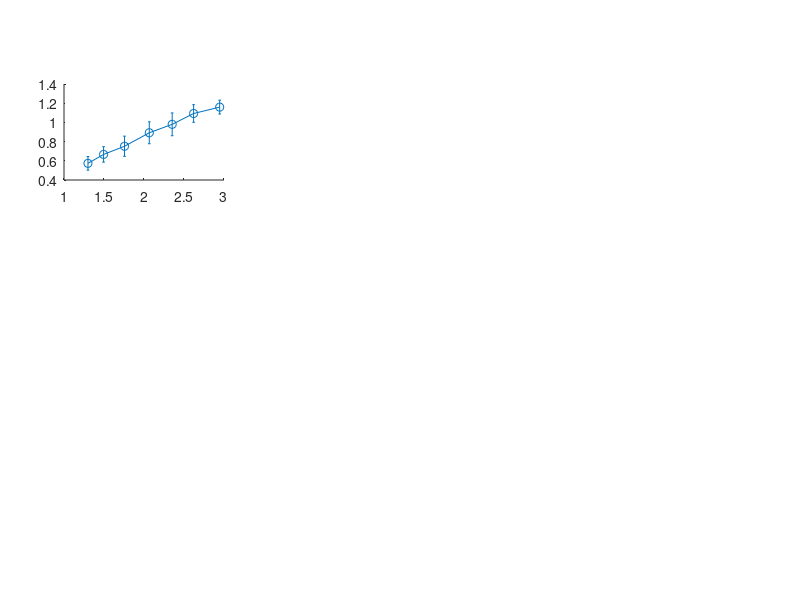

Write MATLAB code to recreate this figure. (Note: this script raises an error after producing the figure.)

load data_figureS4_parameter_sensitive.mat

colorcode=[0,0.4470,0.7410;0.8500,0.3250,0.0980;0.9290,0.6940,0.1250;0.4940,0.1840,0.5560;0.4660,0.6740,0.1880;0.3010,0.7450, 0.9330;0.6350 0.0780,0.1840;0.7176,0.2745,1.0000];

pos1 =   [0.08 0.7 0.2 0.16];
pos2 =   [0.08 0.48 0.2 0.16];

pos3 =   [0.3 0.7 0.2 0.16];
pos4 =   [0.3 0.48 0.2 0.16];

pos5 =   [0.52 0.7 0.2 0.16];
pos6 =   [0.52 0.48 0.2 0.16];

pos7 =   [0.74 0.7 0.2 0.16];
pos8 =   [0.74 0.48 0.2 0.16];

figure;

FS=11;
TextSize=11;
legnedpos = [0.28 0.54 0.02 0.02];
MS = 4;
LW = 1;

subplot('position',pos1);
errorbar(KM_N0_theta_mean_N500_m2{1},SizeBubble_theta_T25000_N500_m2{1},std_SizeBubble_theta_T25000_N500_m2{1},'-o','color',colorcode(1,:),'MarkerSize',MS,'LineWidth',LW);hold on;grid on
errorbar(KM_N0_theta_mean_N500_m2{2},SizeBubble_theta_T25000_N500_m2{2},std_SizeBubble_theta_T25000_N500_m2{2},'-d','color',colorcode(2,:),'MarkerSize',MS,'LineWidth',LW);hold on;grid on
errorbar(KM_N0_kappa_mean_N500_m2{1},SizeBubble_kappa_T25000_N500_m2{1},std_SizeBubble_kappa_T25000_N500_m2{1},'-p','color',colorcode(3,:),'MarkerSize',MS,'LineWidth',LW);hold on;grid on
errorbar(KM_N0_kappa_mean_N500_m2{2},SizeBubble_kappa_T25000_N500_m2{2},std_SizeBubble_kappa_T25000_N500_m2{2},'-^','color',colorcode(4,:),'MarkerSize',MS,'LineWidth',LW);hold on;grid on
errorbar(KM_N0_kappa_mean_N500_m2{3},SizeBubble_kappa_T25000_N500_m2{3},std_SizeBubble_kappa_T25000_N500_m2{3},'-*','color',colorcode(5,:),'MarkerSize',MS,'LineWidth',LW);hold on;grid on
errorbar(KM_N0_kappa_mean_N500_m2{4},SizeBubble_kappa_T25000_N500_m2{4},std_SizeBubble_kappa_T25000_N500_m2{4},'-h','color',colorcode(6,:),'MarkerSize',MS,'LineWidth',LW);hold on;grid on
errorbar(KM_N0_kappa_mean_N500_m2{5},SizeBubble_kappa_T25000_N500_m2{5},std_SizeBubble_kappa_T25000_N500_m2{5},'-+','color',colorcode(7,:),'MarkerSize',MS,'LineWidth',LW);hold on;grid on
errorbar(KM_N0_kappa_mean_N500_m2{6},SizeBubble_kappa_T25000_N500_m2{6},std_SizeBubble_kappa_T25000_N500_m2{6},'-x','color',colorcode(8,:),'MarkerSize',MS,'LineWidth',LW);hold on;grid on
xlabel('$\mathcal{K}(\mathbf{M})$','Interpreter','Latex')
title('$N=500, m=2, p^{\pm}=0.05$','Interpreter','Latex')
ylabel('Bubble Size');
ylim([0 1.6]);
xlim([1  3]);
set(gca,'FontSize',TextSize,'fontname','Times New Roman');
yticks([0 0.4 0.8 1.2 1.6]);
yticklabels({'0' '0.4' '0.8' '1.2' '1.6'});

subplot('position',pos2)
errorbar(omegaM_N0_theta_mean_N500_m2{1},bubble_steepness_theta_T25000_N500_m2{1},std_bubble_steepness_theta_T25000_N500_m2{1},'-o','color',colorcode(1,:),'linewidth',1,'Markersize',MS); grid on; hold on
errorbar(omegaM_N0_theta_mean_N500_m2{2},bubble_steepness_theta_T25000_N500_m2{2},std_bubble_steepness_theta_T25000_N500_m2{2},'-d','color',colorcode(2,:),'linewidth',1,'Markersize',MS); grid on; hold on
errorbar(omegaM_kappa_N500_m2{1},bubble_steepness_kappa_T25000_N500_m2{1},std_SizeBubble_kappa_T25000_N500_m2{1},'-p','color',colorcode(3,:),'linewidth',1,'Markersize',MS); grid on; hold on
errorbar(omegaM_kappa_N500_m2{2},bubble_steepness_kappa_T25000_N500_m2{2},std_SizeBubble_kappa_T25000_N500_m2{2},'-^','color',colorcode(4,:),'linewidth',1,'Markersize',MS); grid on; hold on
errorbar(omegaM_kappa_N500_m2{3},bubble_steepness_kappa_T25000_N500_m2{3},std_SizeBubble_kappa_T25000_N500_m2{3},'-*','color',colorcode(5,:),'linewidth',1,'Markersize',MS); grid on; hold on
errorbar(omegaM_kappa_N500_m2{4},bubble_steepness_kappa_T25000_N500_m2{4},std_SizeBubble_kappa_T25000_N500_m2{4},'-h','color',colorcode(6,:),'linewidth',1,'Markersize',MS); grid on; hold on
errorbar(omegaM_kappa_N500_m2{5},bubble_steepness_kappa_T25000_N500_m2{5},std_SizeBubble_kappa_T25000_N500_m2{5},'-+','color',colorcode(7,:),'linewidth',1,'Markersize',MS); grid on; hold on
errorbar(omegaM_kappa_N500_m2{6},bubble_steepness_kappa_T25000_N500_m2{6},std_SizeBubble_kappa_T25000_N500_m2{6},'-x','color',colorcode(8,:),'linewidth',1,'Markersize',MS); grid on; hold on
xlabel('$\omega{(\mathbf{M})}$','Interpreter','Latex')
set(gca,'FontSize',TextSize,'fontname','Times New Roman');
ylabel('Bubble Steepness');
ylim([0 1.6]);
set(gca,'FontSize',TextSize,'fontname','Times New Roman');
xlim([0 0.12]);
yticks([0 0.4 0.8 1.2 1.6]);
yticklabels({'0' '0.4' '0.8' '1.2' '1.6'});
xticks([0 0.03 0.06 0.09 0.12]);
xticklabels({'0' '0.03' '0.06' '0.09' '0.12'});

legend('$N_0=1, \kappa=0.98, \theta$','$N_0=5, \kappa=0.98, \theta$',...
       '$N_0=1, \theta=0, \kappa$','$N_0=5, \theta=0, \kappa$',...
       '$N_0=1, \theta=0.5, \kappa$','$N_0=5, \theta=0.5, \kappa$',...
       '$N_0=1, \theta=1, \kappa$','$N_0=5, \theta=1, \kappa$',...
       'Interpreter','Latex','location',[0.49 0.38 0.04 0.04],'NumColumns',4,'FontSize',10);

   
subplot('position',pos3);
errorbar(KM_N0_theta_mean_N1500_m2{1},SizeBubble_theta_T25000_N1500_m2{1},std_SizeBubble_theta_T25000_N1500_m2{1},'-o','color',colorcode(1,:),'MarkerSize',MS,'LineWidth',LW);hold on;grid on
errorbar(KM_N0_theta_mean_N1500_m2{2},SizeBubble_theta_T25000_N1500_m2{2},std_SizeBubble_theta_T25000_N1500_m2{2},'-d','color',colorcode(2,:),'MarkerSize',MS,'LineWidth',LW);hold on;grid on
errorbar(KM_N0_kappa_mean_N1500_m2{1},SizeBubble_kappa_T25000_N1500_m2{1},std_SizeBubble_kappa_T25000_N1500_m2{1},'-p','color',colorcode(3,:),'MarkerSize',MS,'LineWidth',LW);hold on;grid on
errorbar(KM_N0_kappa_mean_N1500_m2{2},SizeBubble_kappa_T25000_N1500_m2{2},std_SizeBubble_kappa_T25000_N1500_m2{2},'-^','color',colorcode(4,:),'MarkerSize',MS,'LineWidth',LW);hold on;grid on
errorbar(KM_N0_kappa_mean_N1500_m2{3},SizeBubble_kappa_T25000_N1500_m2{3},std_SizeBubble_kappa_T25000_N1500_m2{3},'-*','color',colorcode(5,:),'MarkerSize',MS,'LineWidth',LW);hold on;grid on
errorbar(KM_N0_kappa_mean_N1500_m2{4},SizeBubble_kappa_T25000_N1500_m2{4},std_SizeBubble_kappa_T25000_N1500_m2{4},'-h','color',colorcode(6,:),'MarkerSize',MS,'LineWidth',LW);hold on;grid on
errorbar(KM_N0_kappa_mean_N1500_m2{5},SizeBubble_kappa_T25000_N1500_m2{5},std_SizeBubble_kappa_T25000_N1500_m2{5},'-+','color',colorcode(7,:),'MarkerSize',MS,'LineWidth',LW);hold on;grid on
errorbar(KM_N0_kappa_mean_N1500_m2{6},SizeBubble_kappa_T25000_N1500_m2{6},std_SizeBubble_kappa_T25000_N1500_m2{6},'-x','color',colorcode(8,:),'MarkerSize',MS,'LineWidth',LW);hold on;grid on
xlabel('$\mathcal{K}(\mathbf{M})$','Interpreter','Latex')
title('$N=1500, m=2, p^{\pm}=0.05$','Interpreter','Latex')
ylim([0.2 1.2]);
%xlim([0.75 2.75]);
set(gca,'FontSize',TextSize,'fontname','Times New Roman');
set(gca,'yticklabel',[]);
xlim([1 5]);
ylim([0 1.6]);
yticks([0 0.4 0.8 1.2 1.6]);
yticklabels({'' '' '' '' ''});


subplot('position',pos4)
errorbar(omegaM_theta_N1500_m2{1},bubble_steepness_theta_T25000_N1500_m2{1},std_bubble_steepness_theta_T25000_N1500_m2{1},'-o','color',colorcode(1,:),'linewidth',1,'Markersize',MS); grid on; hold on
errorbar(omegaM_theta_N1500_m2{2},bubble_steepness_theta_T25000_N1500_m2{2},std_bubble_steepness_theta_T25000_N1500_m2{2},'-d','color',colorcode(2,:),'linewidth',1,'Markersize',MS); grid on; hold on
errorbar(omegaM_kappa_N1500_m2{1},bubble_steepness_kappa_T25000_N1500_m2{1},std_SizeBubble_kappa_T25000_N1500_m2{1},'-p','color',colorcode(3,:),'linewidth',1,'Markersize',MS); grid on; hold on
errorbar(omegaM_kappa_N1500_m2{2},bubble_steepness_kappa_T25000_N1500_m2{2},std_SizeBubble_kappa_T25000_N1500_m2{2},'-^','color',colorcode(4,:),'linewidth',1,'Markersize',MS); grid on; hold on
errorbar(omegaM_kappa_N1500_m2{3},bubble_steepness_kappa_T25000_N1500_m2{3},std_SizeBubble_kappa_T25000_N1500_m2{3},'-*','color',colorcode(5,:),'linewidth',1,'Markersize',MS); grid on; hold on
errorbar(omegaM_kappa_N1500_m2{4},bubble_steepness_kappa_T25000_N1500_m2{4},std_SizeBubble_kappa_T25000_N1500_m2{4},'-h','color',colorcode(6,:),'linewidth',1,'Markersize',MS); grid on; hold on
errorbar(omegaM_kappa_N1500_m2{5},bubble_steepness_kappa_T25000_N1500_m2{5},std_SizeBubble_kappa_T25000_N1500_m2{5},'-+','color',colorcode(7,:),'linewidth',1,'Markersize',MS); grid on; hold on
errorbar(omegaM_kappa_N1500_m2{6},bubble_steepness_kappa_T25000_N1500_m2{6},std_SizeBubble_kappa_T25000_N1500_m2{6},'-x','color',colorcode(8,:),'linewidth',1,'Markersize',MS); grid on; hold on
xlabel('$\omega{(\mathbf{M})}$','Interpreter','Latex')
set(gca,'FontSize',TextSize,'fontname','Times New Roman');

set(gca,'FontSize',TextSize,'fontname','Times New Roman');
%xlim([0 0.08]);
set(gca,'yticklabel',[]);

xlim([0 0.16]);
yticks([0 0.4 0.8 1.2 1.6]);
yticklabels({'' '' '' '' ''});
xlim([0 0.16]);
xticks([0 0.04 0.08 0.12 0.16]);
xticklabels({'0' '0.04' '0.08' '0.12' '0.16'});

subplot('position',pos5);
errorbar(KM_N0_theta_mean_N1000_m4{1},SizeBubble_theta_T25000_N1000_m4{1},std_SizeBubble_theta_T25000_N1000_m4{1},'-o','color',colorcode(1,:),'MarkerSize',MS,'LineWidth',LW);hold on;grid on
errorbar(KM_N0_theta_mean_N1000_m4{2},SizeBubble_theta_T25000_N1000_m4{2},std_SizeBubble_theta_T25000_N1000_m4{2},'-d','color',colorcode(2,:),'MarkerSize',MS,'LineWidth',LW);hold on;grid on
errorbar(KM_N0_kappa_mean_N1000_m4{1},SizeBubble_kappa_T25000_N1000_m4{1},std_SizeBubble_kappa_T25000_N1000_m4{1},'-p','color',colorcode(3,:),'MarkerSize',MS,'LineWidth',LW);hold on;grid on
errorbar(KM_N0_kappa_mean_N1000_m4{2},SizeBubble_kappa_T25000_N1000_m4{2},std_SizeBubble_kappa_T25000_N1000_m4{2},'-^','color',colorcode(4,:),'MarkerSize',MS,'LineWidth',LW);hold on;grid on
errorbar(KM_N0_kappa_mean_N1000_m4{3},SizeBubble_kappa_T25000_N1000_m4{3},std_SizeBubble_kappa_T25000_N1000_m4{3},'-*','color',colorcode(5,:),'MarkerSize',MS,'LineWidth',LW);hold on;grid on
errorbar(KM_N0_kappa_mean_N1000_m4{4},SizeBubble_kappa_T25000_N1000_m4{4},std_SizeBubble_kappa_T25000_N1000_m4{4},'-h','color',colorcode(6,:),'MarkerSize',MS,'LineWidth',LW);hold on;grid on
errorbar(KM_N0_kappa_mean_N1000_m4{5},SizeBubble_kappa_T25000_N1000_m4{5},std_SizeBubble_kappa_T25000_N1000_m4{5},'-+','color',colorcode(7,:),'MarkerSize',MS,'LineWidth',LW);hold on;grid on
errorbar(KM_N0_kappa_mean_N1000_m4{6},SizeBubble_kappa_T25000_N1000_m4{6},std_SizeBubble_kappa_T25000_N1000_m4{6},'-x','color',colorcode(8,:),'MarkerSize',MS,'LineWidth',LW);hold on;grid on
xlabel('$\mathcal{K}(\mathbf{M})$','Interpreter','Latex')

set(gca,'FontSize',TextSize,'fontname','Times New Roman');
xlim([1 4]);
title('$N=1000, m=4, p^{\pm}=0.05$','Interpreter','Latex')
set(gca,'yticklabel',[]);
ylim([0 1.6]);
yticks([0 0.4 0.8 1.2 1.6]);
yticklabels({'' '' '' '' ''});


subplot('position',pos6)
errorbar(omegaM_theta_N1000_m4{1},bubble_steepness_theta_T25000_N1000_m4{1},std_bubble_steepness_theta_T25000_N1000_m4{1},'-o','color',colorcode(1,:),'linewidth',1,'Markersize',MS); grid on; hold on
errorbar(omegaM_theta_N1000_m4{2},bubble_steepness_theta_T25000_N1000_m4{2},std_bubble_steepness_theta_T25000_N1000_m4{2},'-d','color',colorcode(2,:),'linewidth',1,'Markersize',MS); grid on; hold on
errorbar(omegaM_kappa_N1000_m4{1},bubble_steepness_kappa_T25000_N1000_m4{1},std_SizeBubble_kappa_T25000_N1000_m4{1},'-p','color',colorcode(3,:),'linewidth',1,'Markersize',MS); grid on; hold on
errorbar(omegaM_kappa_N1000_m4{2},bubble_steepness_kappa_T25000_N1000_m4{2},std_SizeBubble_kappa_T25000_N1000_m4{2},'-^','color',colorcode(4,:),'linewidth',1,'Markersize',MS); grid on; hold on
errorbar(omegaM_kappa_N1000_m4{3},bubble_steepness_kappa_T25000_N1000_m4{3},std_SizeBubble_kappa_T25000_N1000_m4{3},'-*','color',colorcode(5,:),'linewidth',1,'Markersize',MS); grid on; hold on
errorbar(omegaM_kappa_N1000_m4{4},bubble_steepness_kappa_T25000_N1000_m4{4},std_SizeBubble_kappa_T25000_N1000_m4{4},'-h','color',colorcode(6,:),'linewidth',1,'Markersize',MS); grid on; hold on
errorbar(omegaM_kappa_N1000_m4{5},bubble_steepness_kappa_T25000_N1000_m4{5},std_SizeBubble_kappa_T25000_N1000_m4{5},'-+','color',colorcode(7,:),'linewidth',1,'Markersize',MS); grid on; hold on
errorbar(omegaM_kappa_N1000_m4{6},bubble_steepness_kappa_T25000_N1000_m4{6},std_SizeBubble_kappa_T25000_N1000_m4{6},'-x','color',colorcode(8,:),'linewidth',1,'Markersize',MS); grid on; hold on
xlabel('$\omega{(\mathbf{M})}$','Interpreter','Latex')
%ylim([0.2 1.4])
set(gca,'FontSize',TextSize,'fontname','Times New Roman');
ylim([0 1.6]);
xlim([0 0.12]);
set(gca,'yticklabel',[]);
yticks([0 0.4 0.8 1.2 1.6]);
yticklabels({'' '' '' '' ''});
xticks([0 0.03 0.06 0.09 0.12]);
xticklabels({'0' '0.03' '0.06' '0.09' '0.12'});


subplot('position',pos7);
errorbar(KM_N0_theta_mean_N1000_m2_ppm008{1},SizeBubble_theta_T25000_N1000_m2_ppm008{1},std_SizeBubble_theta_T25000_N1000_m2_ppm008{1},'-o','color',colorcode(1,:),'MarkerSize',MS,'LineWidth',LW);hold on;grid on
errorbar(KM_N0_theta_mean_N1000_m2_ppm008{2},SizeBubble_theta_T25000_N1000_m2_ppm008{2},std_SizeBubble_theta_T25000_N1000_m2_ppm008{2},'-d','color',colorcode(2,:),'MarkerSize',MS,'LineWidth',LW);hold on;grid on
errorbar(KM_N0_kappa_mean_N1000_m2_ppm008{1},SizeBubble_kappa_T25000_N1000_m2_ppm008{1},std_SizeBubble_kappa_T25000_N1000_m2_ppm008{1},'-p','color',colorcode(3,:),'MarkerSize',MS,'LineWidth',LW);hold on;grid on
errorbar(KM_N0_kappa_mean_N1000_m2_ppm008{2},SizeBubble_kappa_T25000_N1000_m2_ppm008{2},std_SizeBubble_kappa_T25000_N1000_m2_ppm008{2},'-^','color',colorcode(4,:),'MarkerSize',MS,'LineWidth',LW);hold on;grid on
errorbar(KM_N0_kappa_mean_N1000_m2_ppm008{3},SizeBubble_kappa_T25000_N1000_m2_ppm008{3},std_SizeBubble_kappa_T25000_N1000_m2_ppm008{3},'-*','color',colorcode(5,:),'MarkerSize',MS,'LineWidth',LW);hold on;grid on
errorbar(KM_N0_kappa_mean_N1000_m2_ppm008{4},SizeBubble_kappa_T25000_N1000_m2_ppm008{4},std_SizeBubble_kappa_T25000_N1000_m2_ppm008{4},'-h','color',colorcode(6,:),'MarkerSize',MS,'LineWidth',LW);hold on;grid on
errorbar(KM_N0_kappa_mean_N1000_m2_ppm008{5},SizeBubble_kappa_T25000_N1000_m2_ppm008{5},std_SizeBubble_kappa_T25000_N1000_m2_ppm008{5},'-+','color',colorcode(7,:),'MarkerSize',MS,'LineWidth',LW);hold on;grid on
errorbar(KM_N0_kappa_mean_N1000_m2_ppm008{6},SizeBubble_kappa_T25000_N1000_m2_ppm008{6},std_SizeBubble_kappa_T25000_N1000_m2_ppm008{6},'-x','color',colorcode(8,:),'MarkerSize',MS,'LineWidth',LW);hold on;grid on
xlabel('$\mathcal{K}(\mathbf{M})$','Interpreter','Latex')
title('$N=1000, m=2, p^{\pm}=0.08$','Interpreter','Latex')

xlim([1 4]);
set(gca,'FontSize',TextSize,'fontname','Times New Roman');
set(gca,'yticklabel',[]);
ylim([0 1.6]);
yticks([0 0.4 0.8 1.2 1.6]);
yticklabels({'' '' '' '' ''});


subplot('position',pos8)
errorbar(omegaM_N0_theta_mean_N1000_m2_ppm008{1},bubble_steepness_theta_T25000_N1000_m2_ppm008{1},std_bubble_steepness_theta_T25000_N1000_m2_ppm008{1},'-o','color',colorcode(1,:),'linewidth',1,'Markersize',MS); grid on; hold on
errorbar(omegaM_N0_theta_mean_N1000_m2_ppm008{2},bubble_steepness_theta_T25000_N1000_m2_ppm008{2},std_bubble_steepness_theta_T25000_N1000_m2_ppm008{2},'-d','color',colorcode(2,:),'linewidth',1,'Markersize',MS); grid on; hold on
errorbar(omegaM_N0_kappa_mean_N1000_m2_ppm008{1},bubble_steepness_kappa_T25000_N1000_m2_ppm008{1},std_SizeBubble_kappa_T25000_N1000_m2_ppm008{1},'-p','color',colorcode(3,:),'linewidth',1,'Markersize',MS); grid on; hold on
errorbar(omegaM_N0_kappa_mean_N1000_m2_ppm008{2},bubble_steepness_kappa_T25000_N1000_m2_ppm008{2},std_SizeBubble_kappa_T25000_N1000_m2_ppm008{2},'-^','color',colorcode(4,:),'linewidth',1,'Markersize',MS); grid on; hold on
errorbar(omegaM_N0_kappa_mean_N1000_m2_ppm008{3},bubble_steepness_kappa_T25000_N1000_m2_ppm008{3},std_SizeBubble_kappa_T25000_N1000_m2_ppm008{3},'-*','color',colorcode(5,:),'linewidth',1,'Markersize',MS); grid on; hold on
errorbar(omegaM_N0_kappa_mean_N1000_m2_ppm008{4},bubble_steepness_kappa_T25000_N1000_m2_ppm008{4},std_SizeBubble_kappa_T25000_N1000_m2_ppm008{4},'-h','color',colorcode(6,:),'linewidth',1,'Markersize',MS); grid on; hold on
errorbar(omegaM_N0_kappa_mean_N1000_m2_ppm008{5},bubble_steepness_kappa_T25000_N1000_m2_ppm008{5},std_SizeBubble_kappa_T25000_N1000_m2_ppm008{5},'-+','color',colorcode(7,:),'linewidth',1,'Markersize',MS); grid on; hold on
errorbar(omegaM_N0_kappa_mean_N1000_m2_ppm008{6},bubble_steepness_kappa_T25000_N1000_m2_ppm008{6},std_SizeBubble_kappa_T25000_N1000_m2_ppm008{6},'-x','color',colorcode(8,:),'linewidth',1,'Markersize',MS); grid on; hold on
xlabel('$\omega{(\mathbf{M})}$','Interpreter','Latex')
set(gca,'FontSize',TextSize,'fontname','Times New Roman');
ylim([0 1.6]);
set(gca,'FontSize',TextSize,'fontname','Times New Roman');
xlim([0 0.25]);
set(gca,'yticklabel',[]);
xticks([0 0.05 0.1 0.15 0.2 0.25]);
xticklabels({'0' '0.05' '0.1' '0.15' '0.2' '0.25'});
yticks([0 0.4 0.8 1.2 1.6]);
yticklabels({'' '' '' '' ''});



set(gca,'looseInset',[0 0 0 0])
set(gcf, 'PaperPosition', [-0.75 0.2 26.5 26]);
set(gcf, 'PaperSize', [25 25]); 
saveas(gcf,'figureS4.pdf');